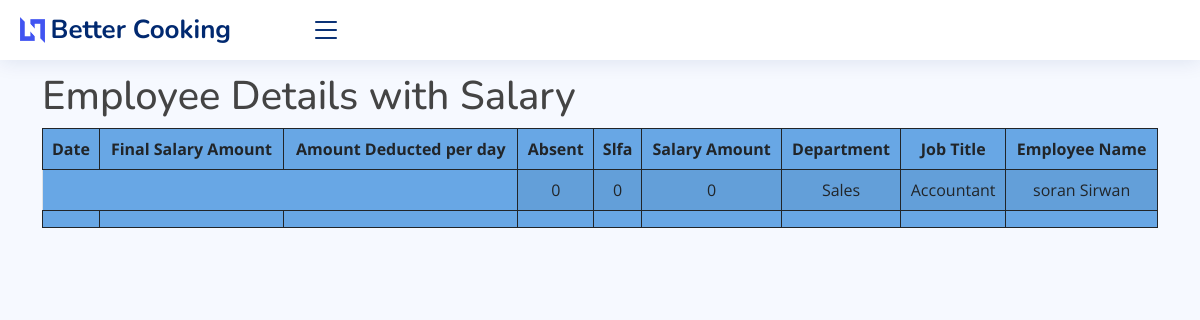
The page /employees/ on the database as committed earlier.
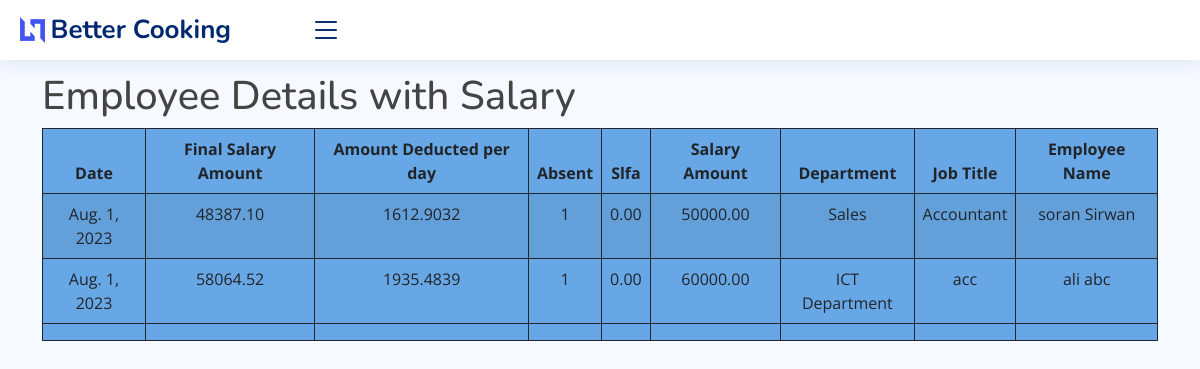
The same page on the database as committed later.
### core/models.py (models this page shows, shortened)
class Employee(models.Model):
    first_name = models.CharField(max_length=50)
    last_name = models.CharField(max_length=50)
    birthdate = models.DateField()
    phone_number = models.CharField(max_length=20)
    relative_phone_number = models.CharField(max_length=20)
    hire_date = models.DateField()
    job_title = models.CharField(max_length=50)
    department = models.CharField(max_length=50)
    class Meta:
        verbose_name_plural = ' الموظفون'

class Salary(models.Model):
    employee = models.ForeignKey(Employee, on_delete=models.CASCADE)
    fines = models.DecimalField(max_digits=30, decimal_places=2, default=0, blank=True)
    slfa = models.DecimalField(max_digits=30, decimal_places=2, default=0, blank=True)
    amount = models.DecimalField(max_digits=30, decimal_places=2)
    final_amount = models.DecimalField(max_digits=30, decimal_places=2, default=0, blank=True, null=True)
    date = models.DateField()  # Remove auto_now=True
    note = models.TextField(blank=True)
    def absent_days(self):
        return Attendance.objects.filter(employee=self.employee, status='Absent').count()
    @property
    def amount_deducted_per_day(self):
        total_salary = self.amount - self.fines - self.slfa
        days_in_month = calendar.monthrange(self.date.year, self.date.month)[1] if self.date else 0
        daily_salary = total_salary / Decimal(days_in_month) if days_in_month > 0 else 0
        return '{:.4f}'.format(daily_salary)
    class Meta:
        verbose_name_plural = ' الرواتب'

### core/views.py (the view)
# urls.py: path('employees/', views.employee_list, name='employee_list'),
def employee_list(request):
    employees = Employee.objects.all()
    employee_salary_details = {}
    for employee in employees:
        try:
            salary = Salary.objects.filter(employee=employee).order_by('-date').first()
            employee_salary_details[employee.id] = salary
        except Salary.DoesNotExist:
            employee_salary_details[employee.id] = None
    context = {
        'employees': employees,
        'employee_salary_details': employee_salary_details,
    }
    return render(request, 'core/reports/employee_list.html', context)

### core/templates/core/reports/employee_list.html (shortened to what this page needs)
{% extends 'core/base.html' %}
{% block content %}
    <br>
    <br> <br>
    <h1>Employee Details with Salary</h1>
    <table id="salary" class="table table-striped" style="background-color: #68a7e5">
        <thead>
        <tr>
            <th>Employee Name</th>
            <th>Job Title</th>
            <th>Department</th>
            <th>Salary Amount</th>
            <th>Slfa</th>
            <th>Absent</th>
            <th>Amount Deducted per day</th>
            <th>Final Salary Amount</th>
            <th>Date</th>
        </tr>
        </thead>
        <tbody>
        {% for employee in employees %}
            <tr>
                <td>{{ employee.first_name }} {{ employee.last_name }}</td>
                <td>{{ employee.job_title }}</td>
                <td>{{ employee.department }}</td>
                {% with salary=employee.salary_set.last %}
                    {% if salary %}
                        <td>{{ salary.amount }}</td>
                        <td>{{ salary.slfa }}</td>
                        <td>{{ salary.absent_days }}</td>
                        <td>{{ salary.amount_deducted_per_day }}</td>
                        <td>{{ salary.final_amount }}</td>
                        <td>{{ salary.date }}</td>
                    {% else %}
                        <td>0</td>
                        <td>0</td>
                        <td>0</td>
                    {% endif %}
                {% endwith %}
            </tr>
        {% endfor %}
        </tbody>
        <tfoot>
        <th></th>
        <th></th>
        <th></th>
        <th></th>
        <th></th>
        <th></th>
        <th></th>
        <th></th>
        <th></th>
        </tfoot>
    </table>
{% endblock %}

Rows that differ between the two databases and show on the page:
shown differently, row unchanged: Employee "soran": salary_set.last.amount (not shown) → "50000.00"; salary_set.last.slfa (not shown) → "0.00"; salary_set.last.absent_days (not shown) → "1"; salary_set.last.amount_deducted_per_day (not shown) → "1612.9032"; salary_set.last.final_amount (not shown) → "48387.10"; salary_set.last (not shown) → "Aug. 1, 2023"; no longer shows "0 0 0"
added Employee: first_name "ali", last_name "abc", job_title "acc", department "ICT Department", salary_set.last.amount "60000.00", salary_set.last.slfa "0.00", salary_set.last.absent_days "1", salary_set.last.amount_deducted_per_day "1935.4839", salary_set.last.final_amount "58064.52", salary_set.last "Aug. 1, 2023"
